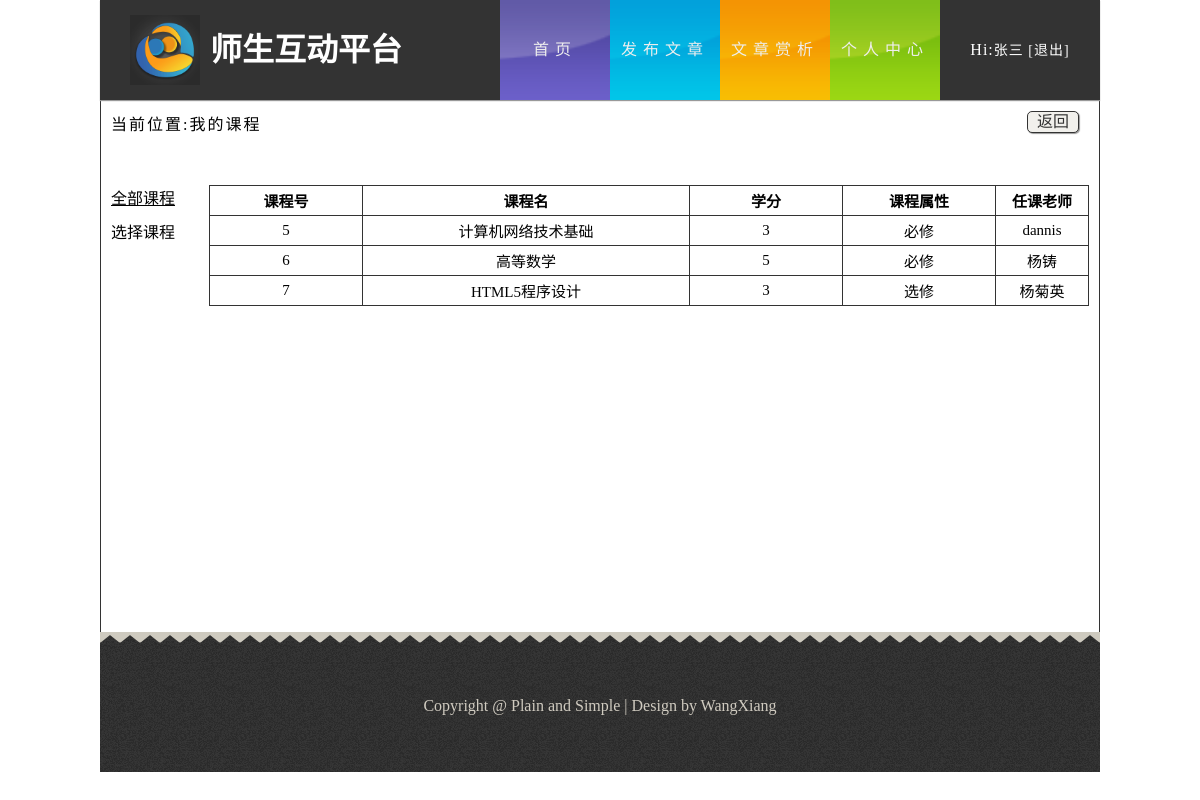
The app's page /myclass.php (signed in) with its own data.
### tables this page shows
CREATE TABLE `tb_course` (
  `course_id` int(4) unsigned NOT NULL AUTO_INCREMENT,
  `course_name` varchar(255) DEFAULT NULL,
  `course_type` varchar(20) DEFAULT NULL,
  `credits` varchar(10) DEFAULT NULL,
  `classroom` varchar(100) DEFAULT NULL,
  `week` varchar(20) DEFAULT NULL,
  `ctime` varchar(20) DEFAULT NULL,
  `teacher` varchar(20) DEFAULT NULL,
  PRIMARY KEY (`course_id`)
);

CREATE TABLE `tb_teacher` (
  `account` char(255) NOT NULL,
  `password` char(255) DEFAULT NULL,
  `teacher_id` int(255) NOT NULL AUTO_INCREMENT,
  `chinese_name` varchar(255) DEFAULT NULL,
  `sex` varchar(255) DEFAULT NULL,
  `address` varchar(255) DEFAULT NULL,
  `tel` varchar(255) DEFAULT NULL,
  `remark` varchar(255) DEFAULT NULL,
  `count` int(5) DEFAULT '0',
  `head_pic` varchar(100) DEFAULT NULL,
  PRIMARY KEY (`teacher_id`)
);

### public/myclass.php (the view, shortened to what this page needs)
<!DOCTYPE html>
<html lang="zh-cn">
<head>
	<link rel="stylesheet" href="css/style.css">
</head>
<body>
    <header id="header">
	    <div class="sec">
		    <h1 class="logo">师生互动平台</h1>
			<nav class="link">
			    <ul class="o-nav">
			        <li><a href="index.php" class="s-bc">首页</a></li>
				    <li><a href="addarticle.php" class="f-bc">发布文章</a></li>
				    <li><a href="paragraph.php?page=1" class="w-bc">文章赏析</a></li>
				    <li><a href="setinfo.php" class="d-bc">个人中心</a></li>
			    </ul>
				<div class="dz">
				    <ul>
					<?php
						if(isset($_COOKIE["name"])){
							echo "<div class=\"dlz\">Hi:<a href=\"setinfo.php\"><span>".$_COOKIE["name"]." </span></a><a href=\"logout.php\">[退出]</a></div>";
						}else{
					?>
					   <li><a href="login.php">登录</a></li>
					   <li><a href="register.php">注册</a></li>
					<?php
						}
					?>
					</ul>
				</div>
			</nav>
		</div>
	</header>
    <div id="content" style="width:998px;border:1px solid #333;height:530px;padding:0">
	    <div class="wk zylb" style="background:#fff;">
		    <div class="wz">
			    当前位置:我的课程
			</div>
		    <div class="return">
			    <a href="#" onClick="javascript :history.back(-1);" style=" color:#333">返回</a>
			</div>
			<div class="cj">
			    <div class="sx">
				    <div>
					    <a href="#" class="cjkc-active">全部课程</a>
					</div>
					<div>
					    <a href="choosesource.php">选择课程</a>
					</div>
				</div>
				<div class="cjlb">
				    <table border="1">
						<tr>
						    <th style="width:150px">课程号</th>
							<th>课程名</th>
							<th style="width:150px">学分</th>
							<th style="width:150px">课程属性</th>
							<th style="width:90px">任课老师</th>
						</tr>
						<?php
							$result = mysql_query("SELECT * FROM tb_choosecourse WHERE student_id = '".$_COOKIE['id']."'");
							while ($row = mysql_fetch_array($result)) {
								echo "<tr>";
								$result_a = mysql_query("SELECT * FROM tb_course WHERE course_id = '".$row['course_id']."'");
								while ($row_a = mysql_fetch_array($result_a)) {
									echo "<td>".$row_a['course_id']."</td>";
									echo "<td>".$row_a['course_name']."</td>";
									echo "<td>".$row_a['credits']."</td>";
									echo "<td>".$row_a['course_type']."</td>";
								}
								$result_b = mysql_query("SELECT * FROM tb_teacher WHERE teacher_id = '".$row['teacher_id']."'");
								while ($row_b = mysql_fetch_array($result_b)) {
									echo "<td>".$row_b['chinese_name']."</td>";
								}
								echo "</tr>";
							}
						?>
					</table>
				</div>
			</div>
		</div>
	</div>
	<footer>
	    <div class="footer">
		      Copyright&nbsp;&#64;&nbsp;Plain and Simple&nbsp;&#124;&nbsp;Design by WangXiang
		</div>
	</footer>
</body>
</html>

### public/css/style.css (style rules this page uses)
body,ul,h1 { margin:0; padding:0; }
.wk { width:998px; height:420px; }
.zylb { height:531px; background:#cecabf; }
.zylb>.wz { display:inline-block; margin:10px 0 0 10px; letter-spacing:2px; }
.zylb>.return { float:right; width:50px; height:20px; line-height:20px; border:1px solid #333; border-radius:5px; text-align:center; margin:10px 20px 0 0; display:inline-block; box-shadow:1px 1px 1px #999; background:#f1f0ec; }
.return>a { color:#333; }
#header { width:100%; height:100px; background-color:#fff; }
ul { list-style:none; }
a { text-decoration:none;color:#333 }
.sec { width:1000px; height:100px; background-color:#333; margin:0 auto; box-shadow:0 1px 1px #999; position:relative; z-index:9999; }
.logo { background:url(../img/logo.png) no-repeat; background-size:70px 70px; width:330px; height:70px; text-indent:80px; float:left; margin-left:30px; margin-top:15px; color:#fff; line-height:70px; }
#header .link { float:right; height:100px; width:600px; text-align:center; line-height:100px; letter-spacing:6px; }
#header .o-nav li { float:left; width:110px; }
#header .o-nav li>a { display:block; color:#eee; }
#header .s-bc { background:url(../img/bg1.png) no-repeat; background-size:110px 100px; }
#header .f-bc { background:url(../img/bg2.png) no-repeat; background-size:110px 100px; }
#header .d-bc { background:url(../img/bg3.png) no-repeat; background-size:110px 100px; }
#header .w-bc { background:url(../img/bg4.png) no-repeat; background-size:110px 100px; }
#header .dz .dlz { color:#fff;letter-spacing:1px }
#header .dz .dlz>a { color:#fff;font-size:14px; }
#content { background:#cecabf; width:1000px; height:auto; margin:0 auto; padding-bottom:30px; }
footer { margin:0 auto; width:1000px; background:#cecabf; }
.footer { background:url(../img/footer.png); width:1000px; height:140px; color:#d0cbc0; text-align:center; line-height:140px; font-family:SimHei; }
.cj { margin-top:50px; }
.cj .sx { float:left;text-align:right;margin-left:10px }
.cj .sx>div { margin-bottom:10px; }
.cj .sx>div a { color:#000; }
.cj .cjlb { width:880px;height:421px;overflow-y:scroll;margin-right:10px;float:right;margin-bottom:30px; }
.cj .cjlb>table { width:100%;text-align:center;border-collapse:collapse;border-spacing:0;font-size:15px; }
.cj .cjlb>table tr { height:30px; }
.cj .cjlb>table tr td,.cj .cjlb>table tr th { border:1px solid #333 }
.cj .sx .cjkc-active { text-decoration:underline; }

### records on screen
tb_course: course_id "5", course_name "计算机网络技术基础", credits "3", course_type "必修"
tb_teacher: chinese_name "dannis"
tb_course: course_id "6", course_name "高等数学", credits "5", course_type "必修"
tb_teacher: chinese_name "杨铸"
tb_course: course_id "7", course_name "HTML5程序设计", credits "3", course_type "选修"
tb_teacher: chinese_name "杨菊英"

### other values on screen
$_COOKIE["name"] "张三"
